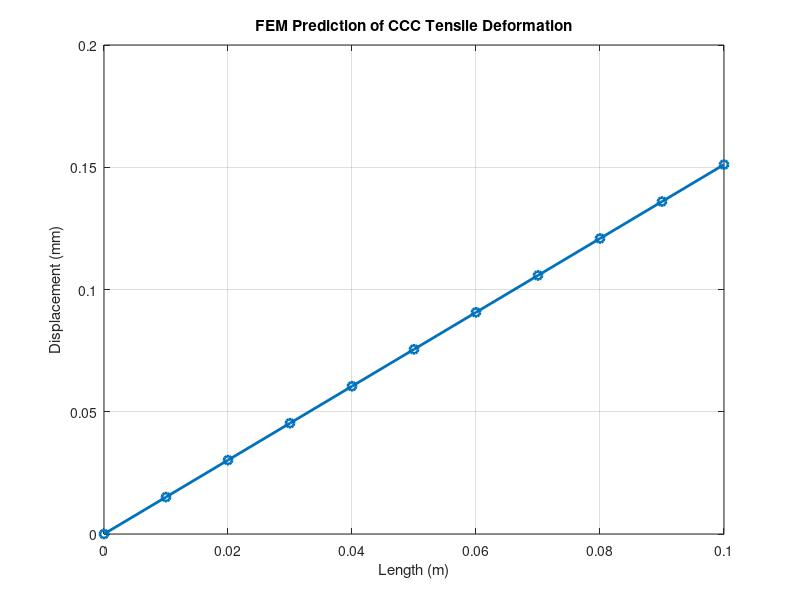
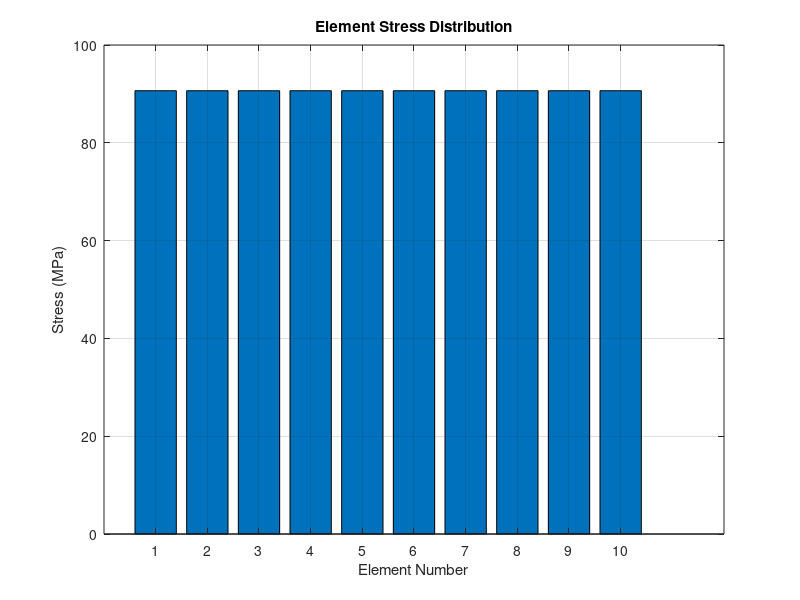

The MATLAB source for these figures, in order:
clc;
clear;
close all;

%% Carbon-Carbon Composite Tensile FEM Model

% Experimental values from thesis

A = 200e-6;      % 200 mm² -> m²
L = 0.10;        % 100 mm gauge length

E = 60e9;        % Assumed modulus (Pa)

P = 18130;       % Average tensile load from thesis (N)

%% Mesh

nElem = 10;
nNode = nElem + 1;

Le = L/nElem;

%% Global stiffness matrix

K = zeros(nNode);

for e = 1:nElem

    ke = (E*A/Le)*[1 -1;
                  -1 1];

    K(e:e+1,e:e+1)=K(e:e+1,e:e+1)+ke;

end

%% Force vector

F = zeros(nNode,1);

F(end)=P;

%% Boundary condition

Kred = K(2:end,2:end);
Fred = F(2:end);

%% Solve

u = Kred\Fred;

u = [0;u];

%% Stress

stress=zeros(nElem,1);

for e=1:nElem

    stress(e)=E*(u(e+1)-u(e))/Le;

end

%% Position

x=linspace(0,L,nNode);

%% Plot displacement

figure

plot(x,u*1000,'o-','LineWidth',2)

xlabel('Length (m)')
ylabel('Displacement (mm)')

title('FEM Prediction of CCC Tensile Deformation')

grid on

exportgraphics(gcf,...
'ccc_displacement.png',...
'Resolution',300)

%% Plot stress

figure

bar(stress/1e6)

xlabel('Element Number')

ylabel('Stress (MPa)')

title('Element Stress Distribution')

grid on

exportgraphics(gcf,...
'ccc_stress_distribution.png',...
'Resolution',300)

disp('Maximum Stress (MPa)')
disp(max(stress)/1e6)
